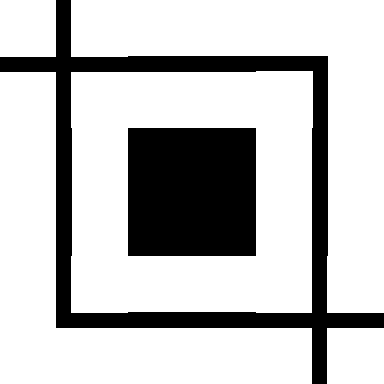

Below is a game level as drawn by its tile map, then a one-line description and the .tmx file that defines it, in full:
An orthogonal 3x3 tile map with 128x128 px tiles, 1 tile layer (Tile Layer 1).

<map version="1.5" tiledversion="1.7.2" orientation="orthogonal" renderorder="right-down" width="3" height="3" tilewidth="128" tileheight="128" infinite="0" nextlayerid="2" nextobjectid="1">
 <tileset firstgid="1" name="g1" tilewidth="128" tileheight="128" tilecount="15" columns="0">
  <grid orientation="orthogonal" width="1" height="1" />
  <tile id="0">
   <image width="128" height="128" source="../tileset/0.bmp" />
  </tile>
  <tile id="1">
   <image width="128" height="128" source="../tileset/1.bmp" />
  </tile>
  <tile id="2">
   <image width="128" height="128" source="../tileset/2.bmp" />
  </tile>
  <tile id="3">
   <image width="128" height="128" source="../tileset/3.bmp" />
  </tile>
  <tile id="4">
   <image width="128" height="128" source="../tileset/4.bmp" />
  </tile>
  <tile id="5">
   <image width="128" height="128" source="../tileset/5.bmp" />
  </tile>
  <tile id="6">
   <image width="128" height="128" source="../tileset/6.bmp" />
  </tile>
  <tile id="7">
   <image width="128" height="128" source="../tileset/7.bmp" />
  </tile>
  <tile id="8">
   <image width="128" height="128" source="../tileset/8.bmp" />
  </tile>
  <tile id="9">
   <image width="128" height="128" source="../tileset/9.bmp" />
  </tile>
  <tile id="10">
   <image width="128" height="128" source="../tileset/10.bmp" />
  </tile>
  <tile id="11">
   <image width="128" height="128" source="../tileset/11.bmp" />
  </tile>
  <tile id="12">
   <image width="128" height="128" source="../tileset/12.bmp" />
  </tile>
  <tile id="13">
   <image width="128" height="128" source="../tileset/13.bmp" />
  </tile>
  <tile id="14">
   <image width="128" height="128" source="../tileset/14.bmp" />
  </tile>
 </tileset>
 <layer id="1" name="Tile Layer 1" width="3" height="3">
  <data encoding="csv">
15,6,9,
5,0,5,
7,6,15
</data>
 </layer>
</map>
